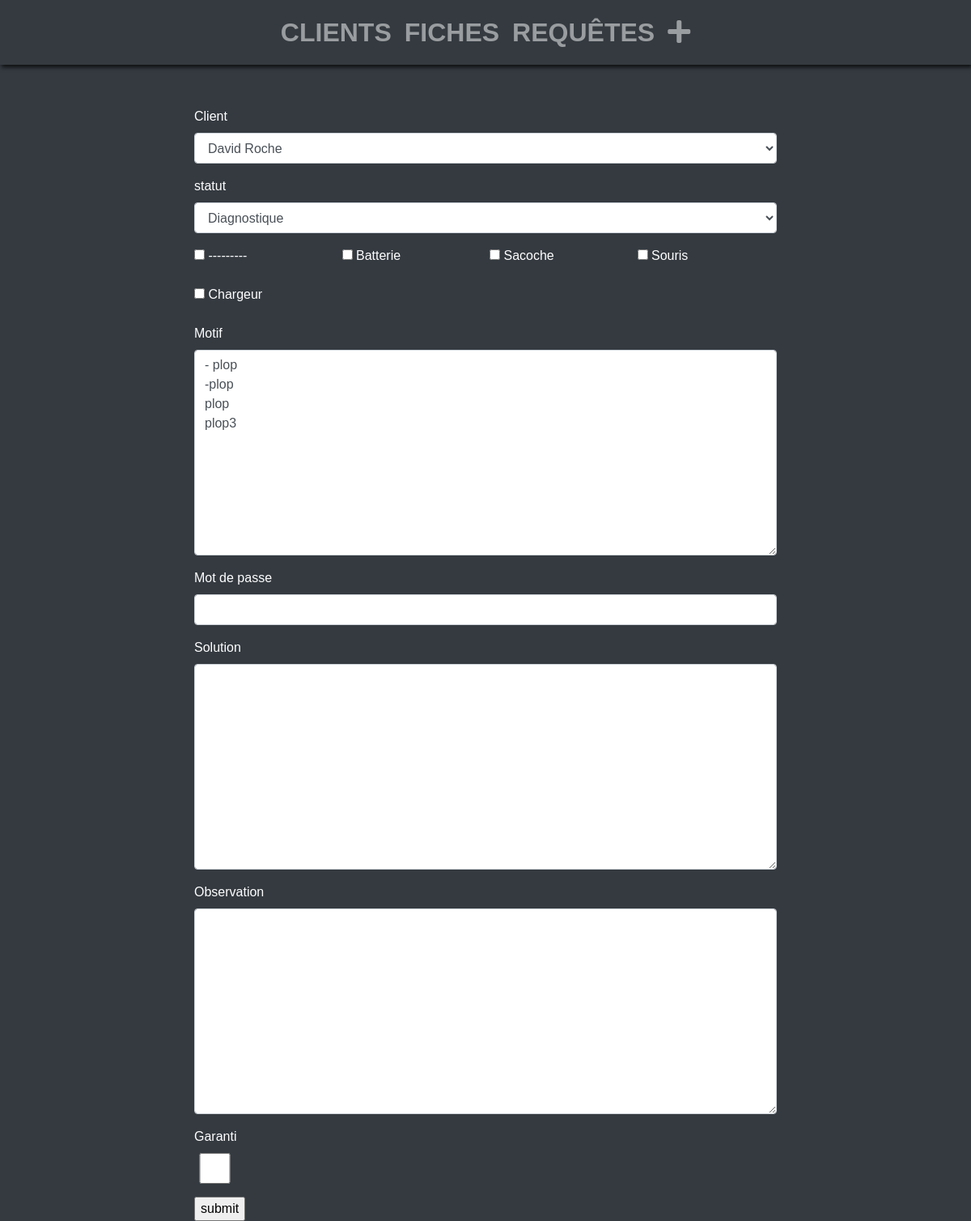
Screenshot of /sheet/37/update/ with the database file from the repository.
### gestion_intervention/models.py (models this page shows, shortened)
class Sheet(models.Model):
    customer = models.ForeignKey(Customer)
    date = models.DateTimeField(auto_now_add=True, blank=True)
    statut = models.CharField(max_length=40, choices=STATUS_SHEET)
    other = MultiSelectField(max_length=40, choices=OTHERS_CHOICES, null=True, blank=True )
    reason = models.TextField(null=True, blank=True)
    password = models.CharField(max_length=100, null=True, blank=True)
    resolution = models.TextField(null=True, blank=True)
    comment = models.TextField(null=True, blank=True)
    guarantee = models.BooleanField(default=False)

### gestion_intervention/views.py (the view, shortened to what this page needs)
# urls.py: url(r'^sheet/(?P<pk>[-\w]+)/update/$', SheetUpdateView.as_view(),
class SheetUpdateView(UpdateView):
    models = Sheet
    fields = '__all__'
    template_name = 'gestion_intervention/sheet_update_form.html'
    def get_queryset(self):
        return Sheet.objects.all()

### gestion_intervention/models.py (called while the page is built)
    def __unicode__(self):
        return self.first_name + " " + self.last_name

### gestion_intervention/templates/gestion_intervention/sheet_update_form.html (shortened to what this page needs)
{% extends "gestion_intervention/base.html" %}
{% load widget_tweaks %}
{% block content %}
<div class="col-12 form_update">
    <section>
        <form action="" method="post" enctype="multipart/form-data">
            <div class="form-row">
                <div class="form-group col-md-12">
                    <label>Client</label>
                    {{ form.customer|add_class:"form-control"}}
                </div>
                <div class="form-group col-md-12">
                    <label>statut</label>
                    {{ form.statut|add_class:"form-control"}}
                </div>
                {% for value, text in form.other.field.choices %}
                <div class="form-group col-md-3">
                    <input id="id_other_{{ forloop.counter0 }}" name="{{ form.other.name }}" type="checkbox" value="{{ value }}">
                    <label>{{ text }}</label>
                </div>
                {% endfor %}
                <div class="form-group col-md-12">
                    <label>Motif</label>
                    {{ form.reason|add_class:"form-control"}}
                </div>
                <div class="form-group col-md-12">
                    <label>Mot de passe</label>
                    {{ form.password|add_class:"form-control"}}
                </div>
                <div class="form-group col-md-12">
                    <label>Solution</label>
                    {{ form.resolution|add_class:"form-control"}}
                </div>
                <div class="form-group col-md-12">
                    <label>Observation</label>
                    {{ form.comment|add_class:"form-control"}}
                </div>
                <div class="form-group col-md-1">
                    <label>Garanti</label>
                    {{ form.guarantee|add_class:"form-control"}}
                </div>
            </div>
            <input type="submit" name="submit" value="submit" class="updateBtn">
        </form>
    </section>
</div>
{% endblock %}

### gestion_intervention/static/css/style.css (style rules this page uses)
body { background-color: #343A40; font-family: Arial, sans-serif; }
.col-12 { padding: 0; margin-top: 50px; color: white; }
.form_update section { width: 60%; margin: 2rem auto 0 auto; }

### rows the page displays
Sheet: customer "David Roche", statut "Diagnostique", reason "- plop -plop plop plop3"

### other values shown
{{ text }} "---------" "Batterie" "Sacoche" "Souris" "Chargeur"
